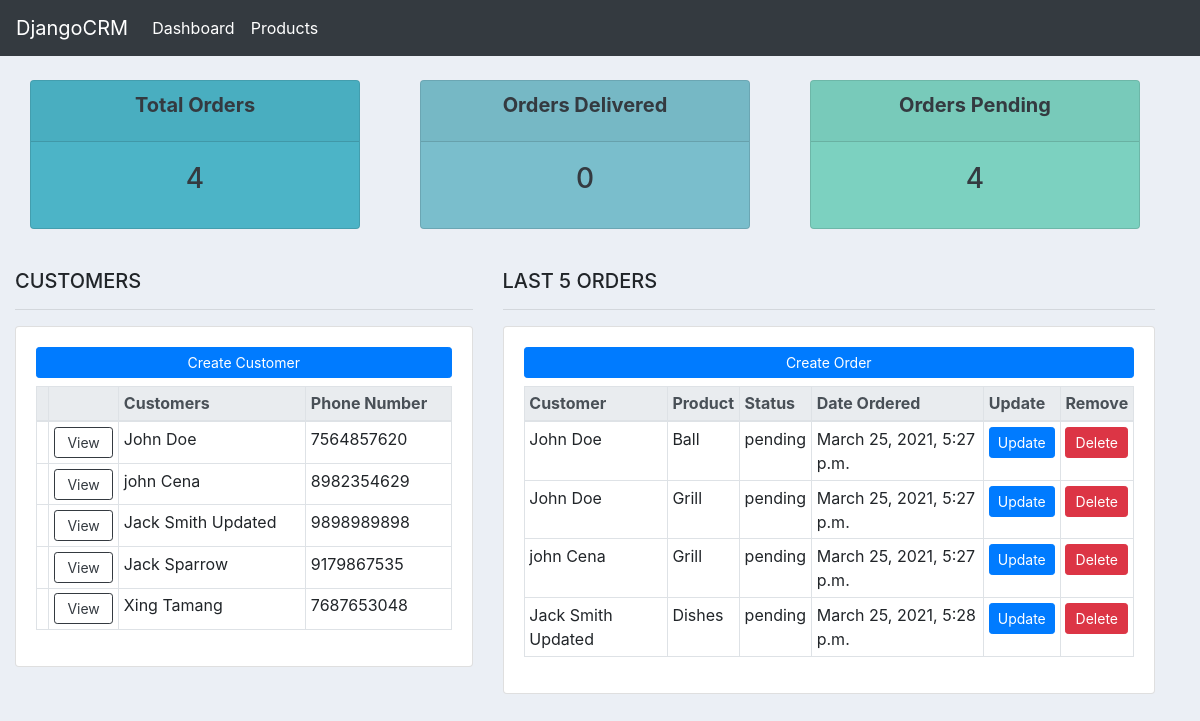
The app's page /, older data.
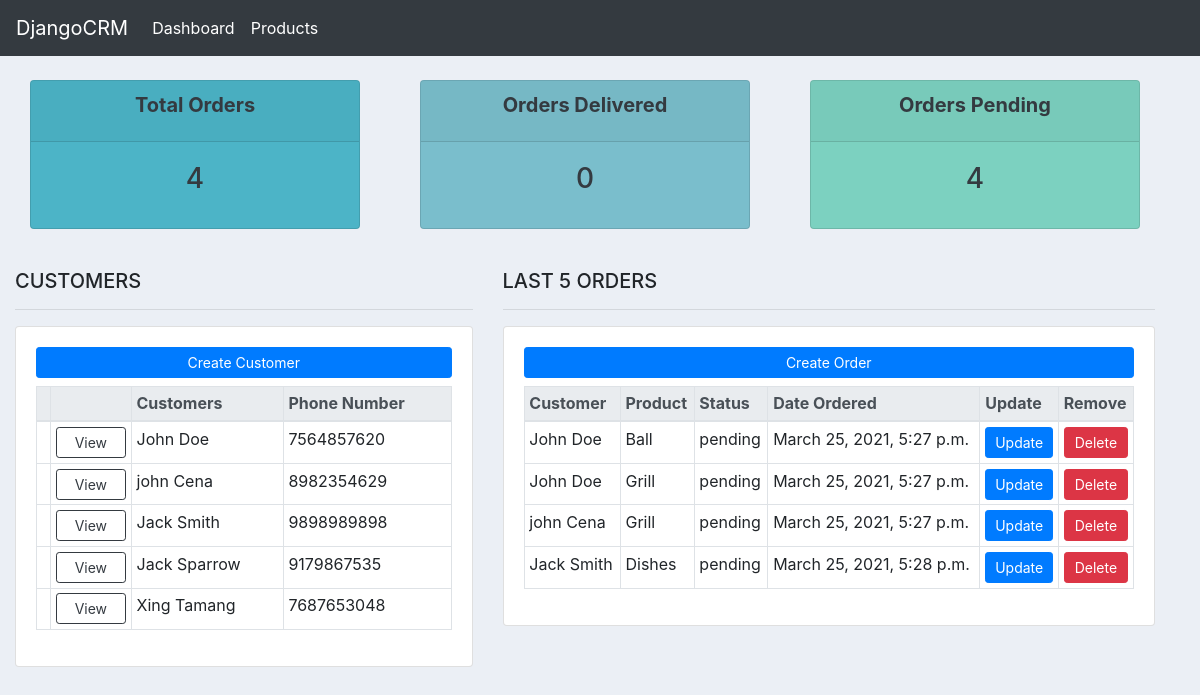
The same page, newer data.
### accounts/models.py (models this page shows)
class Customer(models.Model):
    name = models.CharField(max_length=250, null=True)
    phone = models.CharField(max_length=250, null=True)
    email = models.CharField(max_length=250, null=True)
    create_date = models.DateTimeField(auto_now=True)
    write_date = models.DateTimeField(auto_now_add=True)
    def __str__(self):
        return self.name

class Order(models.Model):
    STATUS = (
        ('pending', 'Pending'),
        ('confirmed', 'Confirmed'),
        ('dispatched', 'Dispatched'),
        ('delivered', 'Delivered'),
    )
    customer = models.ForeignKey("accounts.Customer", on_delete=models.SET_NULL, null=True)
    product = models.ForeignKey("accounts.Product", on_delete=models.SET_NULL, null=True)
    create_date = models.DateTimeField(auto_now=True)
    write_date = models.DateTimeField(auto_now_add=True)
    status = models.CharField(choices=STATUS, max_length=250, null=True)

class Product(models.Model):
    CATEGORY = (
        ('indoor', 'Indoor'),
        ('outdoor', 'Outdoor'),
    )
    STATUS = (
        ('active', 'Active'),
        ('inactive', 'Inactive'),
    )
    name = models.CharField(max_length=250, null=True)
    price = models.FloatField(null=True)
    category = models.CharField(max_length=250, null=True, choices=CATEGORY)
    description = models.CharField(max_length=250, null=True, blank=True)
    tags = models.ManyToManyField("accounts.Tag")
    status = models.CharField(choices=STATUS, max_length=250, default='active')
    create_date = models.DateTimeField(auto_now=True)
    write_date = models.DateTimeField(auto_now_add=True)
    def __str__(self):
        return self.name

### accounts/views.py (the view)
# urls.py: path('', home_view, name='home'),
def home_view(request):
    total_orders = Order.objects.all().count()
    total_customers = Customer.objects.all().count()
    pending_orders = Order.objects.filter(status='pending').count()
    delivered_orders = Order.objects.filter(status='delivered').count()
    customer_objs = Customer.objects.all()
    order_objs = Order.objects.all()[0:5]
    context = {'customer_objs': customer_objs, 'order_objs': order_objs,
    'total_orders': total_orders, 'delivered_orders': delivered_orders, 'pending_orders': pending_orders,}
    return render(request, 'accounts/home.html', context=context)

### accounts/templates/accounts/home.html (shortened to what this page needs)
{% extends 'accounts/main.html' %}
{% block content %}
{% include 'accounts/status.html' %}
<br>
<div class="row container-fluid">
    <div class="col-md-5">
        <h5>CUSTOMERS</h5>
        <hr>
        <div class="card card-body">
            <a href="{% url 'create-customer' %}" class="mb-2 btn btn-primary btn-sm btn-block">Create Customer</a>
            <table class="table table-sm table-bordered table-hover">
                <thead class="thead-light">
                    <tr>
                        <th></th>
                        <th></th>
                        <th>Customers</th>
                        <th>Phone Number</th>
                    </tr>
                </thead class="thead-light">
                {% for cx in customer_objs %}
                    <tr>
                        <td></td>
                        <td><a href="{% url 'customer' cx.id %}" class="btn btn-sm btn-block btn-outline-dark">View</a></td>
                        <td>{{ cx.name }}</td>
                        <td>{{ cx.phone }}</td>
                    </tr>
                {% endfor %}
            </table>
        </div>
    </div>
    <div class="col-md-7">
        <h5>LAST 5 ORDERS</h5>
        <hr>
        <div class="card card-body">
            <a href="{% url 'create-order' %}" class="mb-2 btn btn-primary btn-sm btn-block">Create Order</a>
            <div class="table-responsive">
                <table class="table table-sm table-bordered table-hover">
                    <thead class="thead-light">
                        <tr>
                            <th>Customer</th>
                            <th>Product</th>
                            <th>Status</th>
                            <th>Date Ordered</th>
                            <th>Update</th>
                            <th>Remove</th>
                        </tr>
                    </thead class="thead-light">
                    {% for order in order_objs %}
                        <tr>
                            <td>{{ order.customer }}</td>
                            <td>{{ order.product }}</td>
                            <td>{{ order.status }}</td>
                            <td>{{ order.create_date }}</td>
                            <td><a href="#" class="btn btn-primary btn-sm btn-block">Update</a></td>
                            <td><a href="#" class="btn btn-danger btn-sm btn-block">Delete</a></td>
                        </tr>
                    {% endfor %}
                </table>
            </div>
        </div>
    </div>
</div>
{% endblock content %}

Row changes from the older to the newer data that the page shows:
changed Customer: name "Jack Smith Updated" → "Jack Smith"
changed through a linked row, Order "Dishes": customer "Jack Smith Updated" → "Jack Smith"
